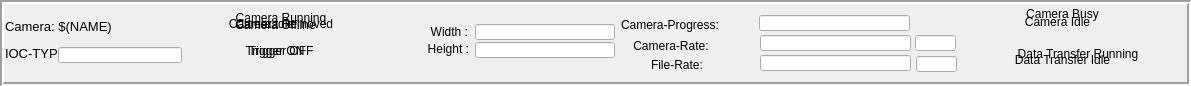
   <widget class="QFrame" name="frame_14">
    <property name="geometry">
     <rect>
      <x>3</x>
      <y>5</y>
      <width>1191</width>
      <height>86</height>
     </rect>
    </property>
    <property name="frameShape">
     <enum>QFrame::Box</enum>
    </property>
    <property name="frameShadow">
     <enum>QFrame::Sunken</enum>
    </property>
    <property name="lineWidth">
     <number>2</number>
    </property>
    <widget class="caGraphics" name="caRectangle_2">
     <property name="geometry">
      <rect>
       <x>187</x>
       <y>46</y>
       <width>197</width>
       <height>29</height>
      </rect>
     </property>
     <property name="foreground">
      <color>
       <red>136</red>
       <green>136</green>
       <blue>136</blue>
      </color>
     </property>
     <property name="linestyle" stdset="0">
      <enum>caGraphics::Solid</enum>
     </property>
     <property name="fillstyle" stdset="0">
      <enum>caGraphics::Filled</enum>
     </property>
     <property name="lineColor">
      <color>
       <red>136</red>
       <green>136</green>
       <blue>136</blue>
      </color>
     </property>
     <property name="form">
      <enum>caGraphics::Rectangle</enum>
     </property>
    </widget>
    <widget class="caGraphics" name="caRectangle_1">
     <property name="geometry">
      <rect>
       <x>185</x>
       <y>9</y>
       <width>199</width>
       <height>29</height>
      </rect>
     </property>
     <property name="foreground">
      <color>
       <red>136</red>
       <green>136</green>
       <blue>136</blue>
      </color>
     </property>
     <property name="linestyle" stdset="0">
      <enum>caGraphics::Solid</enum>
     </property>
     <property name="fillstyle" stdset="0">
      <enum>caGraphics::Filled</enum>
     </property>
     <property name="lineColor">
      <color>
       <red>136</red>
       <green>136</green>
       <blue>136</blue>
      </color>
     </property>
     <property name="form">
      <enum>caGraphics::Rectangle</enum>
     </property>
    </widget>
    <widget class="caGraphics" name="caRectangle_6">
     <property name="geometry">
      <rect>
       <x>406</x>
       <y>16</y>
       <width>217</width>
       <height>51</height>
      </rect>
     </property>
     <property name="foreground">
      <color>
       <red>136</red>
       <green>136</green>
       <blue>136</blue>
      </color>
     </property>
     <property name="linestyle" stdset="0">
      <enum>caGraphics::Solid</enum>
     </property>
     <property name="fillstyle" stdset="0">
      <enum>caGraphics::Filled</enum>
     </property>
     <property name="lineColor">
      <color>
       <red>136</red>
       <green>136</green>
       <blue>136</blue>
      </color>
     </property>
     <property name="form">
      <enum>caGraphics::Rectangle</enum>
     </property>
    </widget>
    <widget class="caLabel" name="calabel_55">
     <property name="geometry">
      <rect>
       <x>398</x>
       <y>38</y>
       <width>71</width>
       <height>21</height>
      </rect>
     </property>
     <property name="text">
      <string>Height :</string>
     </property>
     <property name="textFormat">
      <enum>Qt::PlainText</enum>
     </property>
     <property name="alignment">
      <set>Qt::AlignRight|Qt::AlignTrailing|Qt::AlignVCenter</set>
     </property>
     <property name="background">
      <color alpha="0">
       <red>0</red>
       <green>0</green>
       <blue>0</blue>
      </color>
     </property>
    </widget>
    <widget class="caLineEdit" name="calineedit_42">
     <property name="geometry">
      <rect>
       <x>475</x>
       <y>24</y>
       <width>140</width>
       <height>16</height>
      </rect>
     </property>
     <property name="channel" stdset="0">
      <string notr="true">$(NAME):WIDTH</string>
     </property>
     <property name="background">
      <color>
       <red>200</red>
       <green>200</green>
       <blue>200</blue>
      </color>
     </property>
     <property name="colorMode">
      <enum>caLineEdit::Static</enum>
     </property>
    </widget>
    <widget class="caLabel" name="calabel_63">
     <property name="geometry">
      <rect>
       <x>408</x>
       <y>22</y>
       <width>60</width>
       <height>20</height>
      </rect>
     </property>
     <property name="text">
      <string>Width :</string>
     </property>
     <property name="textFormat">
      <enum>Qt::PlainText</enum>
     </property>
     <property name="alignment">
      <set>Qt::AlignRight|Qt::AlignTrailing|Qt::AlignVCenter</set>
     </property>
     <property name="background">
      <color alpha="0">
       <red>0</red>
       <green>0</green>
       <blue>0</blue>
      </color>
     </property>
    </widget>
    <widget class="caLineEdit" name="calineedit_43">
     <property name="geometry">
      <rect>
       <x>475</x>
       <y>42</y>
       <width>140</width>
       <height>16</height>
      </rect>
     </property>
     <property name="channel" stdset="0">
      <string notr="true">$(NAME):HEIGHT </string>
     </property>
     <property name="background">
      <color>
       <red>200</red>
       <green>200</green>
       <blue>200</blue>
      </color>
     </property>
     <property name="colorMode">
      <enum>caLineEdit::Static</enum>
     </property>
    </widget>
    <widget class="caLabel" name="calabel_64">
     <property name="geometry">
      <rect>
       <x>651</x>
       <y>55</y>
       <width>101</width>
       <height>20</height>
      </rect>
     </property>
     <property name="text">
      <string>File-Rate:</string>
     </property>
     <property name="textFormat">
      <enum>Qt::PlainText</enum>
     </property>
     <property name="background">
      <color alpha="0">
       <red>0</red>
       <green>0</green>
       <blue>0</blue>
      </color>
     </property>
    </widget>
    <widget class="caLineEdit" name="calineedit_51">
     <property name="geometry">
      <rect>
       <x>916</x>
       <y>56</y>
       <width>41</width>
       <height>16</height>
      </rect>
     </property>
     <property name="autoFillBackground">
      <bool>false</bool>
     </property>
     <property name="channel" stdset="0">
      <string notr="true">$(NAME):FILERATE.EGU</string>
     </property>
     <property name="background">
      <color>
       <red>200</red>
       <green>200</green>
       <blue>200</blue>
      </color>
     </property>
     <property name="colorMode">
      <enum>caLineEdit::Static</enum>
     </property>
    </widget>
    <widget class="caLabel" name="calabel_49">
     <property name="geometry">
      <rect>
       <x>630</x>
       <y>36</y>
       <width>121</width>
       <height>20</height>
      </rect>
     </property>
     <property name="text">
      <string> Camera-Rate:</string>
     </property>
     <property name="textFormat">
      <enum>Qt::PlainText</enum>
     </property>
     <property name="background">
      <color alpha="0">
       <red>0</red>
       <green>0</green>
       <blue>0</blue>
      </color>
     </property>
    </widget>
    <widget class="caLineEdit" name="calineedit_44">
     <property name="geometry">
      <rect>
       <x>759</x>
       <y>15</y>
       <width>151</width>
       <height>16</height>
      </rect>
     </property>
     <property name="channel" stdset="0">
      <string notr="true">$(NAME):CAMPROGRESS</string>
     </property>
     <property name="background">
      <color>
       <red>200</red>
       <green>200</green>
       <blue>200</blue>
      </color>
     </property>
     <property name="colorMode">
      <enum>caLineEdit::Static</enum>
     </property>
    </widget>
    <widget class="caLabel" name="calabel_65">
     <property name="geometry">
      <rect>
       <x>621</x>
       <y>15</y>
       <width>131</width>
       <height>20</height>
      </rect>
     </property>
     <property name="text">
      <string>Camera-Progress:</string>
     </property>
     <property name="textFormat">
      <enum>Qt::PlainText</enum>
     </property>
     <property name="background">
      <color alpha="0">
       <red>0</red>
       <green>0</green>
       <blue>0</blue>
      </color>
     </property>
    </widget>
    <widget class="caLineEdit" name="calineedit_38">
     <property name="geometry">
      <rect>
       <x>915</x>
       <y>35</y>
       <width>41</width>
       <height>16</height>
      </rect>
     </property>
     <property name="autoFillBackground">
      <bool>false</bool>
     </property>
     <property name="channel" stdset="0">
      <string notr="true">$(NAME):CAMRATE.EGU</string>
     </property>
     <property name="background">
      <color>
       <red>200</red>
       <green>200</green>
       <blue>200</blue>
      </color>
     </property>
     <property name="colorMode">
      <enum>caLineEdit::Static</enum>
     </property>
    </widget>
    <widget class="caLineEdit" name="calineedit_45">
     <property name="geometry">
      <rect>
       <x>760</x>
       <y>55</y>
       <width>151</width>
       <height>16</height>
      </rect>
     </property>
     <property name="channel" stdset="0">
      <string notr="true">$(NAME):FILERATE</string>
     </property>
     <property name="background">
      <color>
       <red>200</red>
       <green>200</green>
       <blue>200</blue>
      </color>
     </property>
     <property name="colorMode">
      <enum>caLineEdit::Static</enum>
     </property>
    </widget>
    <widget class="caLineEdit" name="calineedit_37">
     <property name="geometry">
      <rect>
       <x>760</x>
       <y>35</y>
       <width>151</width>
       <height>16</height>
      </rect>
     </property>
     <property name="channel" stdset="0">
      <string notr="true">$(NAME):CAMRATE</string>
     </property>
     <property name="background">
      <color>
       <red>200</red>
       <green>200</green>
       <blue>200</blue>
      </color>
     </property>
     <property name="colorMode">
      <enum>caLineEdit::Static</enum>
     </property>
    </widget>
    <widget class="caGraphics" name="caRectangle_7">
     <property name="geometry">
      <rect>
       <x>629</x>
       <y>10</y>
       <width>333</width>
       <height>66</height>
      </rect>
     </property>
     <property name="foreground">
      <color>
       <red>136</red>
       <green>136</green>
       <blue>136</blue>
      </color>
     </property>
     <property name="linestyle" stdset="0">
      <enum>caGraphics::Solid</enum>
     </property>
     <property name="fillstyle" stdset="0">
      <enum>caGraphics::Filled</enum>
     </property>
     <property name="lineColor">
      <color>
       <red>136</red>
       <green>136</green>
       <blue>136</blue>
      </color>
     </property>
     <property name="form">
      <enum>caGraphics::Rectangle</enum>
     </property>
    </widget>
    <widget class="caGraphics" name="caRectangle_12">
     <property name="geometry">
      <rect>
       <x>972</x>
       <y>9</y>
       <width>210</width>
       <height>28</height>
      </rect>
     </property>
     <property name="foreground">
      <color>
       <red>136</red>
       <green>136</green>
       <blue>136</blue>
      </color>
     </property>
     <property name="linestyle" stdset="0">
      <enum>caGraphics::Solid</enum>
     </property>
     <property name="fillstyle" stdset="0">
      <enum>caGraphics::Filled</enum>
     </property>
     <property name="lineColor">
      <color>
       <red>136</red>
       <green>136</green>
       <blue>136</blue>
      </color>
     </property>
     <property name="form">
      <enum>caGraphics::Rectangle</enum>
     </property>
    </widget>
    <widget class="caLabel" name="caLabel_20">
     <property name="geometry">
      <rect>
       <x>967</x>
       <y>7</y>
       <width>191</width>
       <height>31</height>
      </rect>
     </property>
     <property name="text">
      <string>Camera Busy</string>
     </property>
     <property name="alignment">
      <set>Qt::AlignHCenter|Qt::AlignTop</set>
     </property>
     <property name="fontScaleMode">
      <enum>ESimpleLabel::WidthAndHeight</enum>
     </property>
     <property name="foreground">
      <color>
       <red>115</red>
       <green>255</green>
       <blue>107</blue>
      </color>
     </property>
     <property name="background">
      <color alpha="0">
       <red>115</red>
       <green>255</green>
       <blue>107</blue>
      </color>
     </property>
     <property name="frameShape">
      <enum>QFrame::NoFrame</enum>
     </property>
     <property name="visibility">
      <enum>caLabel::IfNotZero</enum>
     </property>
     <property name="visibilityCalc">
      <string notr="true"/>
     </property>
     <property name="channel" stdset="0">
      <string notr="true">$(NAME):BUSY</string>
     </property>
     <property name="channelB">
      <string notr="true"/>
     </property>
    </widget>
    <widget class="caLabel" name="caLabel_22">
     <property name="geometry">
      <rect>
       <x>970</x>
       <y>6</y>
       <width>175</width>
       <height>31</height>
      </rect>
     </property>
     <property name="text">
      <string>Camera Idle</string>
     </property>
     <property name="alignment">
      <set>Qt::AlignAbsolute|Qt::AlignCenter|Qt::AlignHCenter|Qt::AlignVCenter</set>
     </property>
     <property name="fontScaleMode">
      <enum>ESimpleLabel::WidthAndHeight</enum>
     </property>
     <property name="foreground">
      <color>
       <red>251</red>
       <green>243</green>
       <blue>74</blue>
      </color>
     </property>
     <property name="background">
      <color alpha="0">
       <red>251</red>
       <green>243</green>
       <blue>74</blue>
      </color>
     </property>
     <property name="frameShape">
      <enum>QFrame::NoFrame</enum>
     </property>
     <property name="visibility">
      <enum>caLabel::IfZero</enum>
     </property>
     <property name="visibilityCalc">
      <string notr="true"/>
     </property>
     <property name="channel" stdset="0">
      <string notr="true">$(NAME):BUSY</string>
     </property>
     <property name="channelB">
      <string notr="true"/>
     </property>
    </widget>
    <widget class="caGraphics" name="caRectangle_13">
     <property name="geometry">
      <rect>
       <x>972</x>
       <y>44</y>
       <width>209</width>
       <height>28</height>
      </rect>
     </property>
     <property name="foreground">
      <color>
       <red>136</red>
       <green>136</green>
       <blue>136</blue>
      </color>
     </property>
     <property name="linestyle" stdset="0">
      <enum>caGraphics::Solid</enum>
     </property>
     <property name="fillstyle" stdset="0">
      <enum>caGraphics::Filled</enum>
     </property>
     <property name="lineColor">
      <color>
       <red>136</red>
       <green>136</green>
       <blue>136</blue>
      </color>
     </property>
     <property name="form">
      <enum>caGraphics::Rectangle</enum>
     </property>
    </widget>
    <widget class="caLabel" name="caLabel_15">
     <property name="geometry">
      <rect>
       <x>184</x>
       <y>44</y>
       <width>182</width>
       <height>31</height>
      </rect>
     </property>
     <property name="text">
      <string>Trigger ON</string>
     </property>
     <property name="alignment">
      <set>Qt::AlignHCenter|Qt::AlignTop</set>
     </property>
     <property name="fontScaleMode">
      <enum>ESimpleLabel::WidthAndHeight</enum>
     </property>
     <property name="foreground">
      <color>
       <red>115</red>
       <green>255</green>
       <blue>107</blue>
      </color>
     </property>
     <property name="background">
      <color alpha="0">
       <red>115</red>
       <green>255</green>
       <blue>107</blue>
      </color>
     </property>
     <property name="frameShape">
      <enum>QFrame::NoFrame</enum>
     </property>
     <property name="visibility">
      <enum>caLabel::IfNotZero</enum>
     </property>
     <property name="visibilityCalc">
      <string notr="true"/>
     </property>
     <property name="channel" stdset="0">
      <string notr="true">$(NAME):READBACKTRIGGER</string>
     </property>
     <property name="channelB">
      <string notr="true"/>
     </property>
    </widget>
    <widget class="caLabel" name="caLabel_23">
     <property name="geometry">
      <rect>
       <x>975</x>
       <y>44</y>
       <width>175</width>
       <height>31</height>
      </rect>
     </property>
     <property name="text">
      <string>Data Transfer Idle</string>
     </property>
     <property name="alignment">
      <set>Qt::AlignAbsolute|Qt::AlignCenter|Qt::AlignHCenter|Qt::AlignVCenter</set>
     </property>
     <property name="fontScaleMode">
      <enum>ESimpleLabel::WidthAndHeight</enum>
     </property>
     <property name="foreground">
      <color>
       <red>0</red>
       <green>255</green>
       <blue>0</blue>
      </color>
     </property>
     <property name="background">
      <color alpha="0">
       <red>251</red>
       <green>243</green>
       <blue>74</blue>
      </color>
     </property>
     <property name="frameShape">
      <enum>QFrame::NoFrame</enum>
     </property>
     <property name="visibility">
      <enum>caLabel::IfZero</enum>
     </property>
     <property name="visibilityCalc">
      <string notr="true"/>
     </property>
     <property name="channel" stdset="0">
      <string notr="true">$(NAME):FILESAVEBUSY</string>
     </property>
     <property name="channelB">
      <string notr="true"/>
     </property>
    </widget>
    <widget class="caLabel" name="caLabel_21">
     <property name="geometry">
      <rect>
       <x>975</x>
       <y>47</y>
       <width>206</width>
       <height>38</height>
      </rect>
     </property>
     <property name="text">
      <string>Data Transfer Running</string>
     </property>
     <property name="alignment">
      <set>Qt::AlignHCenter|Qt::AlignTop</set>
     </property>
     <property name="fontScaleMode">
      <enum>ESimpleLabel::WidthAndHeight</enum>
     </property>
     <property name="foreground">
      <color>
       <red>255</red>
       <green>255</green>
       <blue>0</blue>
      </color>
     </property>
     <property name="background">
      <color alpha="0">
       <red>115</red>
       <green>255</green>
       <blue>107</blue>
      </color>
     </property>
     <property name="frameShape">
      <enum>QFrame::NoFrame</enum>
     </property>
     <property name="visibility">
      <enum>caLabel::IfNotZero</enum>
     </property>
     <property name="visibilityCalc">
      <string notr="true"/>
     </property>
     <property name="channel" stdset="0">
      <string notr="true">$(NAME):FILESAVEBUSY</string>
     </property>
     <property name="channelB">
      <string notr="true"/>
     </property>
    </widget>
    <widget class="caLabel" name="caLabel_14">
     <property name="geometry">
      <rect>
       <x>192</x>
       <y>44</y>
       <width>178</width>
       <height>31</height>
      </rect>
     </property>
     <property name="text">
      <string>Trigger OFF</string>
     </property>
     <property name="alignment">
      <set>Qt::AlignHCenter|Qt::AlignTop</set>
     </property>
     <property name="fontScaleMode">
      <enum>ESimpleLabel::WidthAndHeight</enum>
     </property>
     <property name="foreground">
      <color>
       <red>255</red>
       <green>255</green>
       <blue>0</blue>
      </color>
     </property>
     <property name="background">
      <color alpha="0">
       <red>255</red>
       <green>255</green>
       <blue>0</blue>
      </color>
     </property>
     <property name="frameShape">
      <enum>QFrame::NoFrame</enum>
     </property>
     <property name="visibility">
      <enum>caLabel::IfZero</enum>
     </property>
     <property name="channel" stdset="0">
      <string notr="true">$(NAME):READBACKTRIGGER</string>
     </property>
    </widget>
    <widget class="caLabel" name="caLabel_3">
     <property name="geometry">
      <rect>
       <x>5</x>
       <y>3</y>
       <width>176</width>
       <height>75</height>
      </rect>
     </property>
     <property name="autoFillBackground">
      <bool>false</bool>
     </property>
     <property name="text">
      <string>&lt;html&gt;&lt;head/&gt;&lt;body&gt;&lt;p&gt;&lt;span style=&quot; font-size:10pt;&quot;&gt;Camera: $(NAME)&lt;/span&gt;&lt;/p&gt;&lt;p&gt;&lt;span style=&quot; font-size:10pt;&quot;&gt;IOC-TYP:&lt;/span&gt;&lt;/p&gt;&lt;/body&gt;&lt;/html&gt;</string>
     </property>
     <property name="textFormat">
      <enum>Qt::AutoText</enum>
     </property>
     <property name="alignment">
      <set>Qt::AlignAbsolute|Qt::AlignLeading|Qt::AlignLeft|Qt::AlignVCenter</set>
     </property>
     <property name="fontScaleMode">
      <enum>ESimpleLabel::WidthAndHeight</enum>
     </property>
     <property name="foreground">
      <color>
       <red>0</red>
       <green>0</green>
       <blue>0</blue>
      </color>
     </property>
     <property name="background">
      <color alpha="0">
       <red>0</red>
       <green>0</green>
       <blue>0</blue>
      </color>
     </property>
     <property name="frameShape">
      <enum>QFrame::NoFrame</enum>
     </property>
     <property name="frameShadow">
      <enum>QFrame::Plain</enum>
     </property>
    </widget>
    <widget class="caLineEdit" name="calineedit">
     <property name="geometry">
      <rect>
       <x>58</x>
       <y>47</y>
       <width>124</width>
       <height>16</height>
      </rect>
     </property>
     <property name="channel" stdset="0">
      <string notr="true">$(NAME):QUERY</string>
     </property>
     <property name="background">
      <color>
       <red>208</red>
       <green>208</green>
       <blue>213</blue>
      </color>
     </property>
     <property name="colorMode">
      <enum>caLineEdit::Static</enum>
     </property>
     <property name="formatType">
      <enum>caLineEdit::string</enum>
     </property>
     <property name="styleSheet" stdset="0">
      <string notr="true">caTextEntry,caLineEdit {background-color: rgba(208, 208, 213, 255); color: rgba(0, 0, 0, 255); border-radius: 1px;} caLineEdit {border: 0px; border-style:outset; padding: 0px 0px 0px 2px; border-color: rgba(0, 0, 0, 255) rgba(0, 0, 0, 255)  rgba(0, 0, 0, 255) rgba(0, 0, 0, 255);} caTextEntry { border: 2px; padding: 0px;} caTextEntry {border-style:inset; border-color: rgba(104, 104, 106, 255) rgba(255, 255, 255, 255)  rgba(255, 255, 255, 255) rgba(104, 104, 106, 255);} caTextEntry:focus {padding: 0px; border: 2px groove rgba(255, 0, 0, 255); border-radius: 1px;} </string>
     </property>
    </widget>
    <widget class="caLabel" name="caLabel_6">
     <property name="geometry">
      <rect>
       <x>185</x>
       <y>9</y>
       <width>181</width>
       <height>31</height>
      </rect>
     </property>
     <property name="text">
      <string>Camera Offline</string>
     </property>
     <property name="alignment">
      <set>Qt::AlignAbsolute|Qt::AlignCenter|Qt::AlignHCenter|Qt::AlignVCenter</set>
     </property>
     <property name="fontScaleMode">
      <enum>ESimpleLabel::WidthAndHeight</enum>
     </property>
     <property name="foreground">
      <color>
       <red>253</red>
       <green>0</green>
       <blue>0</blue>
      </color>
     </property>
     <property name="background">
      <color alpha="0">
       <red>253</red>
       <green>0</green>
       <blue>0</blue>
      </color>
     </property>
     <property name="frameShape">
      <enum>QFrame::NoFrame</enum>
     </property>
     <property name="visibility">
      <enum>caLabel::Calc</enum>
     </property>
     <property name="visibilityCalc">
      <string notr="true">(A==0)&amp;(B==0)</string>
     </property>
     <property name="channel" stdset="0">
      <string>$(NAME):INIT</string>
     </property>
     <property name="channelB">
      <string notr="true">$(NAME):CAMREMOVAL</string>
     </property>
    </widget>
    <widget class="caLabel" name="caLabel_9">
     <property name="geometry">
      <rect>
       <x>190</x>
       <y>8</y>
       <width>189</width>
       <height>31</height>
      </rect>
     </property>
     <property name="text">
      <string>Camera Removed</string>
     </property>
     <property name="alignment">
      <set>Qt::AlignAbsolute|Qt::AlignCenter|Qt::AlignHCenter|Qt::AlignVCenter</set>
     </property>
     <property name="fontScaleMode">
      <enum>ESimpleLabel::WidthAndHeight</enum>
     </property>
     <property name="foreground">
      <color>
       <red>253</red>
       <green>0</green>
       <blue>0</blue>
      </color>
     </property>
     <property name="background">
      <color alpha="0">
       <red>253</red>
       <green>0</green>
       <blue>0</blue>
      </color>
     </property>
     <property name="frameShape">
      <enum>QFrame::NoFrame</enum>
     </property>
     <property name="visibility">
      <enum>caLabel::IfNotZero</enum>
     </property>
     <property name="visibilityCalc">
      <string notr="true"/>
     </property>
     <property name="channel" stdset="0">
      <string notr="true">$(NAME):CAMREMOVAL</string>
     </property>
     <property name="channelB">
      <string notr="true"/>
     </property>
    </widget>
    <widget class="caLabel" name="caLabel_8">
     <property name="geometry">
      <rect>
       <x>194</x>
       <y>11</y>
       <width>174</width>
       <height>31</height>
      </rect>
     </property>
     <property name="text">
      <string>Camera Running</string>
     </property>
     <property name="alignment">
      <set>Qt::AlignHCenter|Qt::AlignTop</set>
     </property>
     <property name="fontScaleMode">
      <enum>ESimpleLabel::WidthAndHeight</enum>
     </property>
     <property name="foreground">
      <color>
       <red>115</red>
       <green>255</green>
       <blue>107</blue>
      </color>
     </property>
     <property name="background">
      <color alpha="0">
       <red>115</red>
       <green>255</green>
       <blue>107</blue>
      </color>
     </property>
     <property name="frameShape">
      <enum>QFrame::NoFrame</enum>
     </property>
     <property name="visibility">
      <enum>caLabel::Calc</enum>
     </property>
     <property name="visibilityCalc">
      <string>A=6 &amp;&amp; B=1</string>
     </property>
     <property name="channel" stdset="0">
      <string>$(NAME):STATUSCODE</string>
     </property>
     <property name="channelB">
      <string>$(NAME):INIT</string>
     </property>
    </widget>
    <widget class="caLabel" name="caLabel_7">
     <property name="geometry">
      <rect>
       <x>157</x>
       <y>8</y>
       <width>209</width>
       <height>31</height>
      </rect>
     </property>
     <property name="text">
      <string>Camera Idle</string>
     </property>
     <property name="alignment">
      <set>Qt::AlignAbsolute|Qt::AlignCenter|Qt::AlignHCenter|Qt::AlignVCenter</set>
     </property>
     <property name="fontScaleMode">
      <enum>ESimpleLabel::WidthAndHeight</enum>
     </property>
     <property name="foreground">
      <color>
       <red>251</red>
       <green>243</green>
       <blue>74</blue>
      </color>
     </property>
     <property name="background">
      <color alpha="0">
       <red>251</red>
       <green>243</green>
       <blue>74</blue>
      </color>
     </property>
     <property name="frameShape">
      <enum>QFrame::NoFrame</enum>
     </property>
     <property name="visibility">
      <enum>caLabel::Calc</enum>
     </property>
     <property name="visibilityCalc">
      <string>A=2 &amp;&amp; B=1</string>
     </property>
     <property name="channel" stdset="0">
      <string>$(NAME):STATUSCODE</string>
     </property>
     <property name="channelB">
      <string>$(NAME):INIT</string>
     </property>
    </widget>
    <zorder>caLabel_3</zorder>
    <zorder>caRectangle_7</zorder>
    <zorder>caRectangle_2</zorder>
    <zorder>caRectangle_1</zorder>
    <zorder>caRectangle_6</zorder>
    <zorder>calabel_55</zorder>
    <zorder>calineedit_42</zorder>
    <zorder>calabel_63</zorder>
    <zorder>calineedit_43</zorder>
    <zorder>calabel_64</zorder>
    <zorder>calineedit_51</zorder>
    <zorder>calabel_49</zorder>
    <zorder>calineedit_44</zorder>
    <zorder>calabel_65</zorder>
    <zorder>calineedit_38</zorder>
    <zorder>calineedit_45</zorder>
    <zorder>calineedit_37</zorder>
    <zorder>caRectangle_12</zorder>
    <zorder>caLabel_20</zorder>
    <zorder>caLabel_22</zorder>
    <zorder>caRectangle_13</zorder>
    <zorder>caLabel_15</zorder>
    <zorder>caLabel_23</zorder>
    <zorder>caLabel_21</zorder>
    <zorder>caLabel_14</zorder>
    <zorder>calineedit</zorder>
    <zorder>caLabel_6</zorder>
    <zorder>caLabel_9</zorder>
    <zorder>caLabel_8</zorder>
    <zorder>caLabel_7</zorder>
   </widget>
